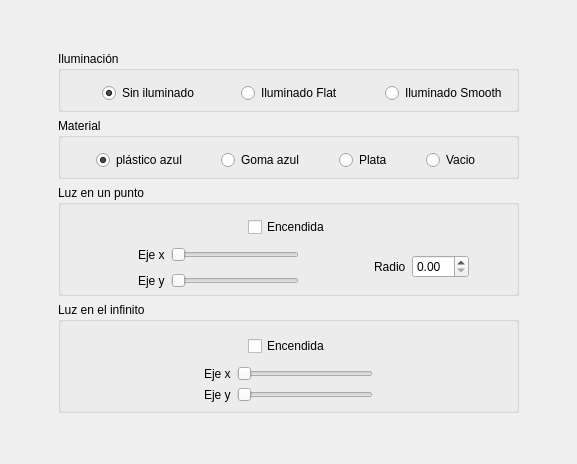
       <widget class="QWidget" name="tab_4">
        <attribute name="title">
         <string>Iluminación</string>
        </attribute>
        <layout class="QGridLayout" name="gridLayout_13">
         <item row="1" column="0">
          <spacer name="horizontalSpacer_37">
           <property name="orientation">
            <enum>Qt::Horizontal</enum>
           </property>
           <property name="sizeHint" stdset="0">
            <size>
             <width>47</width>
             <height>20</height>
            </size>
           </property>
          </spacer>
         </item>
         <item row="1" column="1">
          <widget class="QGroupBox" name="groupBox_8">
           <property name="minimumSize">
            <size>
             <width>461</width>
             <height>61</height>
            </size>
           </property>
           <property name="maximumSize">
            <size>
             <width>461</width>
             <height>61</height>
            </size>
           </property>
           <property name="title">
            <string>Iluminación</string>
           </property>
           <widget class="QWidget" name="layoutWidget">
            <property name="geometry">
             <rect>
              <x>8</x>
              <y>30</y>
              <width>441</width>
              <height>25</height>
             </rect>
            </property>
            <layout class="QHBoxLayout" name="horizontalLayout_9">
             <item>
              <spacer name="horizontalSpacer_34">
               <property name="orientation">
                <enum>Qt::Horizontal</enum>
               </property>
               <property name="sizeHint" stdset="0">
                <size>
                 <width>40</width>
                 <height>20</height>
                </size>
               </property>
              </spacer>
             </item>
             <item>
              <widget class="QRadioButton" name="radioButton_18">
               <property name="text">
                <string>Sin iluminado</string>
               </property>
               <property name="checked">
                <bool>true</bool>
               </property>
              </widget>
             </item>
             <item>
              <spacer name="horizontalSpacer_35">
               <property name="orientation">
                <enum>Qt::Horizontal</enum>
               </property>
               <property name="sizeHint" stdset="0">
                <size>
                 <width>40</width>
                 <height>20</height>
                </size>
               </property>
              </spacer>
             </item>
             <item>
              <widget class="QRadioButton" name="radioButton_16">
               <property name="text">
                <string>Iluminado Flat</string>
               </property>
              </widget>
             </item>
             <item>
              <spacer name="horizontalSpacer_36">
               <property name="orientation">
                <enum>Qt::Horizontal</enum>
               </property>
               <property name="sizeHint" stdset="0">
                <size>
                 <width>40</width>
                 <height>20</height>
                </size>
               </property>
              </spacer>
             </item>
             <item>
              <widget class="QRadioButton" name="radioButton_17">
               <property name="text">
                <string>Iluminado Smooth</string>
               </property>
              </widget>
             </item>
            </layout>
           </widget>
          </widget>
         </item>
         <item row="3" column="1">
          <widget class="QGroupBox" name="groupBox_9">
           <property name="minimumSize">
            <size>
             <width>461</width>
             <height>111</height>
            </size>
           </property>
           <property name="maximumSize">
            <size>
             <width>461</width>
             <height>111</height>
            </size>
           </property>
           <property name="title">
            <string>Luz en un punto</string>
           </property>
           <widget class="QWidget" name="layoutWidget">
            <property name="geometry">
             <rect>
              <x>10</x>
              <y>30</y>
              <width>441</width>
              <height>76</height>
             </rect>
            </property>
            <layout class="QGridLayout" name="gridLayout_11">
             <item row="2" column="2">
              <widget class="QSlider" name="horizontalSlider_4">
               <property name="minimumSize">
                <size>
                 <width>128</width>
                 <height>15</height>
                </size>
               </property>
               <property name="maximum">
                <number>360</number>
               </property>
               <property name="orientation">
                <enum>Qt::Horizontal</enum>
               </property>
              </widget>
             </item>
             <item row="1" column="0" rowspan="2">
              <spacer name="horizontalSpacer_28">
               <property name="orientation">
                <enum>Qt::Horizontal</enum>
               </property>
               <property name="sizeHint" stdset="0">
                <size>
                 <width>40</width>
                 <height>20</height>
                </size>
               </property>
              </spacer>
             </item>
             <item row="1" column="1">
              <widget class="QLabel" name="label_4">
               <property name="text">
                <string>Eje x</string>
               </property>
              </widget>
             </item>
             <item row="2" column="1">
              <widget class="QLabel" name="label_5">
               <property name="text">
                <string>Eje y</string>
               </property>
              </widget>
             </item>
             <item row="1" column="4" rowspan="2">
              <layout class="QHBoxLayout" name="horizontalLayout_6">
               <item>
                <widget class="QLabel" name="label_6">
                 <property name="text">
                  <string>Radio</string>
                 </property>
                </widget>
               </item>
               <item>
                <widget class="QDoubleSpinBox" name="doubleSpinBox">
                 <property name="singleStep">
                  <double>0.250000000000000</double>
                 </property>
                </widget>
               </item>
               <item>
                <spacer name="horizontalSpacer_40">
                 <property name="orientation">
                  <enum>Qt::Horizontal</enum>
                 </property>
                 <property name="sizeHint" stdset="0">
                  <size>
                   <width>40</width>
                   <height>20</height>
                  </size>
                 </property>
                </spacer>
               </item>
              </layout>
             </item>
             <item row="1" column="2">
              <widget class="QSlider" name="horizontalSlider_3">
               <property name="minimumSize">
                <size>
                 <width>128</width>
                 <height>15</height>
                </size>
               </property>
               <property name="maximum">
                <number>360</number>
               </property>
               <property name="orientation">
                <enum>Qt::Horizontal</enum>
               </property>
              </widget>
             </item>
             <item row="0" column="0" colspan="5">
              <layout class="QHBoxLayout" name="horizontalLayout_7">
               <item>
                <spacer name="horizontalSpacer_20">
                 <property name="orientation">
                  <enum>Qt::Horizontal</enum>
                 </property>
                 <property name="sizeHint" stdset="0">
                  <size>
                   <width>40</width>
                   <height>20</height>
                  </size>
                 </property>
                </spacer>
               </item>
               <item>
                <widget class="QCheckBox" name="checkBox_8">
                 <property name="text">
                  <string>Encendida</string>
                 </property>
                </widget>
               </item>
               <item>
                <spacer name="horizontalSpacer_21">
                 <property name="orientation">
                  <enum>Qt::Horizontal</enum>
                 </property>
                 <property name="sizeHint" stdset="0">
                  <size>
                   <width>40</width>
                   <height>20</height>
                  </size>
                 </property>
                </spacer>
               </item>
              </layout>
             </item>
             <item row="1" column="3">
              <spacer name="horizontalSpacer_39">
               <property name="orientation">
                <enum>Qt::Horizontal</enum>
               </property>
               <property name="sizeHint" stdset="0">
                <size>
                 <width>40</width>
                 <height>20</height>
                </size>
               </property>
              </spacer>
             </item>
            </layout>
           </widget>
          </widget>
         </item>
         <item row="0" column="1">
          <spacer name="verticalSpacer_11">
           <property name="orientation">
            <enum>Qt::Vertical</enum>
           </property>
           <property name="sizeHint" stdset="0">
            <size>
             <width>20</width>
             <height>40</height>
            </size>
           </property>
          </spacer>
         </item>
         <item row="4" column="1">
          <widget class="QGroupBox" name="groupBox_11">
           <property name="minimumSize">
            <size>
             <width>461</width>
             <height>111</height>
            </size>
           </property>
           <property name="maximumSize">
            <size>
             <width>461</width>
             <height>111</height>
            </size>
           </property>
           <property name="title">
            <string>Luz en el infinito</string>
           </property>
           <widget class="QWidget" name="layoutWidget">
            <property name="geometry">
             <rect>
              <x>10</x>
              <y>30</y>
              <width>441</width>
              <height>75</height>
             </rect>
            </property>
            <layout class="QGridLayout" name="gridLayout_12">
             <item row="0" column="0">
              <layout class="QHBoxLayout" name="horizontalLayout_5">
               <item>
                <spacer name="horizontalSpacer_26">
                 <property name="orientation">
                  <enum>Qt::Horizontal</enum>
                 </property>
                 <property name="sizeHint" stdset="0">
                  <size>
                   <width>40</width>
                   <height>20</height>
                  </size>
                 </property>
                </spacer>
               </item>
               <item>
                <widget class="QCheckBox" name="checkBox_6">
                 <property name="text">
                  <string>Encendida</string>
                 </property>
                </widget>
               </item>
               <item>
                <spacer name="horizontalSpacer_27">
                 <property name="orientation">
                  <enum>Qt::Horizontal</enum>
                 </property>
                 <property name="sizeHint" stdset="0">
                  <size>
                   <width>40</width>
                   <height>20</height>
                  </size>
                 </property>
                </spacer>
               </item>
              </layout>
             </item>
             <item row="1" column="0">
              <layout class="QGridLayout" name="gridLayout_10">
               <item row="1" column="2">
                <widget class="QSlider" name="horizontalSlider_6">
                 <property name="maximum">
                  <number>360</number>
                 </property>
                 <property name="orientation">
                  <enum>Qt::Horizontal</enum>
                 </property>
                </widget>
               </item>
               <item row="0" column="3" rowspan="2">
                <spacer name="horizontalSpacer_25">
                 <property name="orientation">
                  <enum>Qt::Horizontal</enum>
                 </property>
                 <property name="sizeHint" stdset="0">
                  <size>
                   <width>40</width>
                   <height>20</height>
                  </size>
                 </property>
                </spacer>
               </item>
               <item row="0" column="0" rowspan="2">
                <spacer name="horizontalSpacer_24">
                 <property name="orientation">
                  <enum>Qt::Horizontal</enum>
                 </property>
                 <property name="sizeHint" stdset="0">
                  <size>
                   <width>40</width>
                   <height>20</height>
                  </size>
                 </property>
                </spacer>
               </item>
               <item row="0" column="2">
                <widget class="QSlider" name="horizontalSlider_5">
                 <property name="maximum">
                  <number>360</number>
                 </property>
                 <property name="orientation">
                  <enum>Qt::Horizontal</enum>
                 </property>
                </widget>
               </item>
               <item row="1" column="1">
                <widget class="QLabel" name="label_25">
                 <property name="text">
                  <string>Eje y</string>
                 </property>
                </widget>
               </item>
               <item row="0" column="1">
                <widget class="QLabel" name="label_24">
                 <property name="text">
                  <string>Eje x</string>
                 </property>
                </widget>
               </item>
              </layout>
             </item>
            </layout>
           </widget>
          </widget>
         </item>
         <item row="1" column="2">
          <spacer name="horizontalSpacer_38">
           <property name="orientation">
            <enum>Qt::Horizontal</enum>
           </property>
           <property name="sizeHint" stdset="0">
            <size>
             <width>47</width>
             <height>20</height>
            </size>
           </property>
          </spacer>
         </item>
         <item row="2" column="1">
          <widget class="QGroupBox" name="groupBox_7">
           <property name="minimumSize">
            <size>
             <width>461</width>
             <height>61</height>
            </size>
           </property>
           <property name="maximumSize">
            <size>
             <width>461</width>
             <height>61</height>
            </size>
           </property>
           <property name="title">
            <string>Material</string>
           </property>
           <widget class="QWidget" name="layoutWidget">
            <property name="geometry">
             <rect>
              <x>10</x>
              <y>30</y>
              <width>441</width>
              <height>25</height>
             </rect>
            </property>
            <layout class="QHBoxLayout" name="horizontalLayout_8">
             <item>
              <spacer name="horizontalSpacer_29">
               <property name="orientation">
                <enum>Qt::Horizontal</enum>
               </property>
               <property name="sizeHint" stdset="0">
                <size>
                 <width>40</width>
                 <height>20</height>
                </size>
               </property>
              </spacer>
             </item>
             <item>
              <widget class="QRadioButton" name="radioButton_12">
               <property name="text">
                <string>plástico azul</string>
               </property>
               <property name="checked">
                <bool>true</bool>
               </property>
              </widget>
             </item>
             <item>
              <spacer name="horizontalSpacer_30">
               <property name="orientation">
                <enum>Qt::Horizontal</enum>
               </property>
               <property name="sizeHint" stdset="0">
                <size>
                 <width>40</width>
                 <height>20</height>
                </size>
               </property>
              </spacer>
             </item>
             <item>
              <widget class="QRadioButton" name="radioButton_13">
               <property name="text">
                <string>Goma azul</string>
               </property>
              </widget>
             </item>
             <item>
              <spacer name="horizontalSpacer_31">
               <property name="orientation">
                <enum>Qt::Horizontal</enum>
               </property>
               <property name="sizeHint" stdset="0">
                <size>
                 <width>40</width>
                 <height>20</height>
                </size>
               </property>
              </spacer>
             </item>
             <item>
              <widget class="QRadioButton" name="radioButton_14">
               <property name="text">
                <string>Plata</string>
               </property>
              </widget>
             </item>
             <item>
              <spacer name="horizontalSpacer_32">
               <property name="orientation">
                <enum>Qt::Horizontal</enum>
               </property>
               <property name="sizeHint" stdset="0">
                <size>
                 <width>40</width>
                 <height>20</height>
                </size>
               </property>
              </spacer>
             </item>
             <item>
              <widget class="QRadioButton" name="radioButton_15">
               <property name="text">
                <string>Vacio</string>
               </property>
              </widget>
             </item>
             <item>
              <spacer name="horizontalSpacer_33">
               <property name="orientation">
                <enum>Qt::Horizontal</enum>
               </property>
               <property name="sizeHint" stdset="0">
                <size>
                 <width>40</width>
                 <height>20</height>
                </size>
               </property>
              </spacer>
             </item>
            </layout>
           </widget>
          </widget>
         </item>
         <item row="5" column="1">
          <spacer name="verticalSpacer_12">
           <property name="orientation">
            <enum>Qt::Vertical</enum>
           </property>
           <property name="sizeHint" stdset="0">
            <size>
             <width>20</width>
             <height>40</height>
            </size>
           </property>
          </spacer>
         </item>
        </layout>
       </widget>
